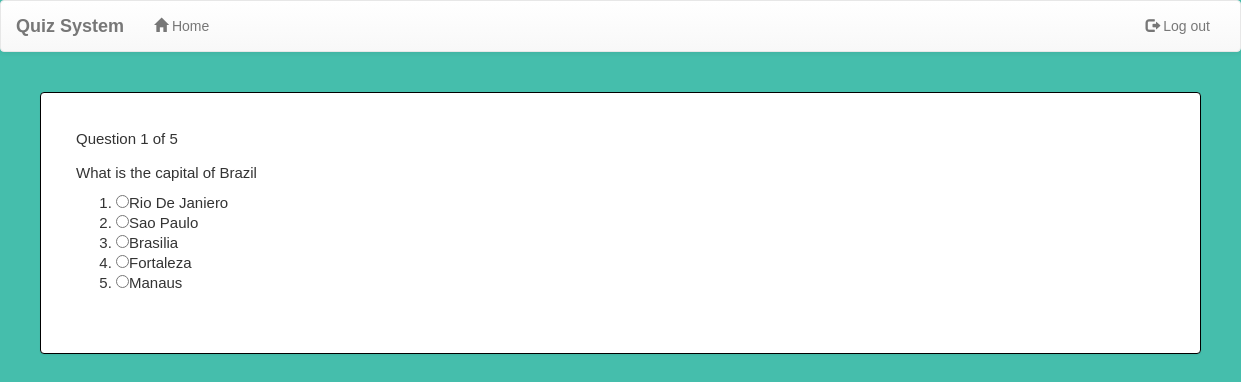
The page /question.php?n=1 on the database its author committed.
### tables this page shows
CREATE TABLE `questions` (
  `question_number` int(11) NOT NULL,
  `question_text` text NOT NULL
);

CREATE TABLE `options` (
  `id` int(11) NOT NULL,
  `question_number` int(11) NOT NULL,
  `is_correct` tinyint(1) NOT NULL DEFAULT 0,
  `text` text NOT NULL
);

### question.php (the view, shortened to what this page needs)
<?php
include 'db.php';
$number = $_GET[ 'n' ];
$query = "SELECT * FROM questions WHERE question_number = $number";
$result = mysqli_query( $connection, $query );
$question = mysqli_fetch_assoc( $result );
$query = "SELECT * FROM options WHERE question_number = $number";
$choices = mysqli_query( $connection, $query );
$query = "SELECT * FROM questions";
$total_questions = mysqli_num_rows( mysqli_query( $connection, $query ) );
?>
<html>
    <head>
        <link  rel="stylesheet" href="css/bootstrap.min.css"/>
        <link  rel="stylesheet" href="css/bootstrap-theme.min.css"/>
        <link rel="stylesheet" href="css/welcome.css">
        <link  rel="stylesheet" href="css/font.css">
    </head>
    <body>
        <nav class="navbar navbar-default title1">
            <div class="container-fluid">
                <div class="navbar-header">
                    <a class="navbar-brand" href="#"><b>Quiz System</b></a>
                </div>
                <div class="collapse navbar-collapse" id="bs-example-navbar-collapse-1">
                    <ul class="nav navbar-nav navbar-left">
                        <li <?php if(@$_GET['q']==1) echo'class="active"'; ?> ><a href="home.php"><span class="glyphicon glyphicon-home" aria-hidden="true"></span>&nbsp;Home<span class="sr-only">(current)</span></a></li>
                    </ul>
                    <ul class="nav navbar-nav navbar-right">
                        <li <?php echo''; ?> > <a href="logout.php?q=welcome.php"><span class="glyphicon glyphicon-log-out" aria-hidden="true"></span>&nbsp;Log out</a></li>
                    </ul>
                </div>
            </div>
        </nav>
        <main>
            <div class="panel">
                <div class="container"></br>
                    <div class="current">Question <?php echo $number; ?> of <?php echo $total_questions; ?> </div></br>
                    <p class="question"><?php echo $question[ 'question_text' ]; ?></p>
                    <form method="POST" action="process.php">
                        <ol class="choicess">
                            <?php while( $row=mysqli_fetch_assoc( $choices ) ) { ?>
                            <li><input type="radio" name="choice" value="<?php echo $row[ 'id' ]; ?>"><?php echo $row[ 'text' ]; ?></li>
                            <?php } ?>
                        </ol></br>
                    </form>
        </main>
    </body>
</html>

### css/welcome.css (style rules this page uses)
* { box-sizing: border-box; font-family: Arial, Helvetica, sans-serif; }
body { background-color: #45beac; margin: 0; font-family: Noto Sans; }
.panel { border-color:rgb(0, 0, 0); margin:40px; padding:20px; font: 15px "Noto Sans"; }

### rows shown on the page
questions: question_text "What is the capital of Brazil"
options: text "Rio De Janiero"
options: text "Sao Paulo"
options: text "Brasilia"
options: text "Fortaleza"
options: text "Manaus"

### other values the page prints
$number "1"
$total_questions "5"
